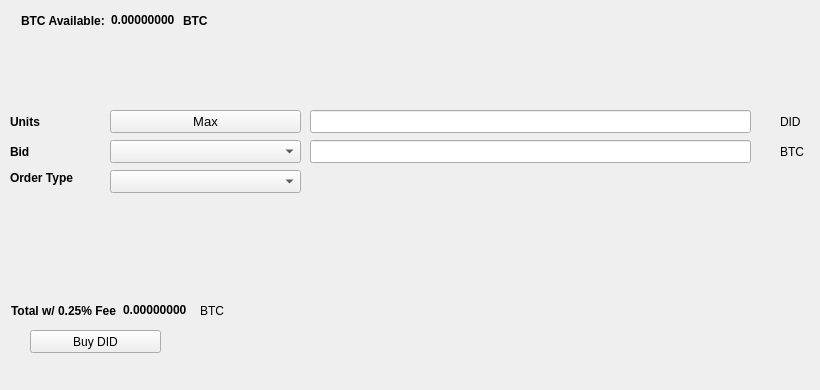
   <widget class="QWidget" name="BuyTab">
    <attribute name="title">
     <string>Buy</string>
    </attribute>
    <widget class="QPushButton" name="BuyDID">
     <property name="geometry">
      <rect>
       <x>30</x>
       <y>330</y>
       <width>131</width>
       <height>23</height>
      </rect>
     </property>
     <property name="text">
      <string>Buy DID</string>
     </property>
     <property name="icon">
      <iconset resource="../dirtydeeds.qrc">
       <normaloff>:/icons/bitcoin</normaloff>:/icons/bitcoin</iconset>
     </property>
    </widget>
    <widget class="QLabel" name="label_3">
     <property name="geometry">
      <rect>
       <x>10</x>
       <y>110</y>
       <width>46</width>
       <height>23</height>
      </rect>
     </property>
     <property name="font">
      <font>
       <weight>75</weight>
       <bold>true</bold>
      </font>
     </property>
     <property name="text">
      <string>Units</string>
     </property>
    </widget>
    <widget class="QLineEdit" name="UnitsInput">
     <property name="geometry">
      <rect>
       <x>310</x>
       <y>110</y>
       <width>441</width>
       <height>23</height>
      </rect>
     </property>
     <property name="font">
      <font>
       <pointsize>9</pointsize>
       <weight>75</weight>
       <bold>true</bold>
      </font>
     </property>
    </widget>
    <widget class="QLineEdit" name="BuyBidPriceEdit">
     <property name="geometry">
      <rect>
       <x>310</x>
       <y>140</y>
       <width>441</width>
       <height>23</height>
      </rect>
     </property>
     <property name="font">
      <font>
       <pointsize>9</pointsize>
       <weight>75</weight>
       <bold>true</bold>
      </font>
     </property>
    </widget>
    <widget class="QLabel" name="label_4">
     <property name="geometry">
      <rect>
       <x>780</x>
       <y>110</y>
       <width>31</width>
       <height>23</height>
      </rect>
     </property>
     <property name="text">
      <string>DID</string>
     </property>
    </widget>
    <widget class="QLabel" name="label_5">
     <property name="geometry">
      <rect>
       <x>780</x>
       <y>140</y>
       <width>31</width>
       <height>23</height>
      </rect>
     </property>
     <property name="text">
      <string>BTC</string>
     </property>
    </widget>
    <widget class="QLabel" name="label_6">
     <property name="geometry">
      <rect>
       <x>10</x>
       <y>140</y>
       <width>46</width>
       <height>23</height>
      </rect>
     </property>
     <property name="font">
      <font>
       <weight>75</weight>
       <bold>true</bold>
      </font>
     </property>
     <property name="text">
      <string>Bid</string>
     </property>
    </widget>
    <widget class="QLabel" name="label_7">
     <property name="geometry">
      <rect>
       <x>10</x>
       <y>170</y>
       <width>91</width>
       <height>16</height>
      </rect>
     </property>
     <property name="font">
      <font>
       <weight>75</weight>
       <bold>true</bold>
      </font>
     </property>
     <property name="text">
      <string>Order Type</string>
     </property>
    </widget>
    <widget class="QPushButton" name="Buy_Max_Amount">
     <property name="geometry">
      <rect>
       <x>110</x>
       <y>110</y>
       <width>191</width>
       <height>23</height>
      </rect>
     </property>
     <property name="font">
      <font>
       <pointsize>10</pointsize>
      </font>
     </property>
     <property name="text">
      <string>Max</string>
     </property>
    </widget>
    <widget class="QComboBox" name="BuyBidcomboBox">
     <property name="geometry">
      <rect>
       <x>110</x>
       <y>140</y>
       <width>191</width>
       <height>23</height>
      </rect>
     </property>
     <property name="font">
      <font>
       <pointsize>10</pointsize>
      </font>
     </property>
    </widget>
    <widget class="QComboBox" name="buyOrdertypeCombo">
     <property name="geometry">
      <rect>
       <x>110</x>
       <y>170</y>
       <width>191</width>
       <height>23</height>
      </rect>
     </property>
     <property name="font">
      <font>
       <pointsize>10</pointsize>
      </font>
     </property>
    </widget>
    <widget class="QWidget" name="layoutWidget1">
     <property name="geometry">
      <rect>
       <x>21</x>
       <y>11</y>
       <width>227</width>
       <height>19</height>
      </rect>
     </property>
     <layout class="QHBoxLayout" name="horizontalLayout_3">
      <item>
       <widget class="QLabel" name="label232">
        <property name="font">
         <font>
          <weight>75</weight>
          <bold>true</bold>
         </font>
        </property>
        <property name="text">
         <string>BTC Available:</string>
        </property>
       </widget>
      </item>
      <item>
       <widget class="QLabel" name="BtcAvailableLbl">
        <property name="palette">
         <palette>
          <active>
           <colorrole role="WindowText">
            <brush brushstyle="SolidPattern">
             <color alpha="255">
              <red>0</red>
              <green>0</green>
              <blue>0</blue>
             </color>
            </brush>
           </colorrole>
           <colorrole role="Button">
            <brush brushstyle="SolidPattern">
             <color alpha="255">
              <red>0</red>
              <green>170</green>
              <blue>0</blue>
             </color>
            </brush>
           </colorrole>
           <colorrole role="Light">
            <brush brushstyle="SolidPattern">
             <color alpha="255">
              <red>0</red>
              <green>255</green>
              <blue>0</blue>
             </color>
            </brush>
           </colorrole>
           <colorrole role="Midlight">
            <brush brushstyle="SolidPattern">
             <color alpha="255">
              <red>0</red>
              <green>212</green>
              <blue>0</blue>
             </color>
            </brush>
           </colorrole>
           <colorrole role="Dark">
            <brush brushstyle="SolidPattern">
             <color alpha="255">
              <red>0</red>
              <green>85</green>
              <blue>0</blue>
             </color>
            </brush>
           </colorrole>
           <colorrole role="Mid">
            <brush brushstyle="SolidPattern">
             <color alpha="255">
              <red>0</red>
              <green>113</green>
              <blue>0</blue>
             </color>
            </brush>
           </colorrole>
           <colorrole role="Text">
            <brush brushstyle="SolidPattern">
             <color alpha="255">
              <red>0</red>
              <green>170</green>
              <blue>0</blue>
             </color>
            </brush>
           </colorrole>
           <colorrole role="BrightText">
            <brush brushstyle="SolidPattern">
             <color alpha="255">
              <red>255</red>
              <green>255</green>
              <blue>255</blue>
             </color>
            </brush>
           </colorrole>
           <colorrole role="ButtonText">
            <brush brushstyle="SolidPattern">
             <color alpha="255">
              <red>0</red>
              <green>0</green>
              <blue>0</blue>
             </color>
            </brush>
           </colorrole>
           <colorrole role="Base">
            <brush brushstyle="SolidPattern">
             <color alpha="255">
              <red>255</red>
              <green>255</green>
              <blue>255</blue>
             </color>
            </brush>
           </colorrole>
           <colorrole role="Window">
            <brush brushstyle="SolidPattern">
             <color alpha="255">
              <red>0</red>
              <green>170</green>
              <blue>0</blue>
             </color>
            </brush>
           </colorrole>
           <colorrole role="Shadow">
            <brush brushstyle="SolidPattern">
             <color alpha="255">
              <red>0</red>
              <green>0</green>
              <blue>0</blue>
             </color>
            </brush>
           </colorrole>
           <colorrole role="AlternateBase">
            <brush brushstyle="SolidPattern">
             <color alpha="255">
              <red>127</red>
              <green>212</green>
              <blue>127</blue>
             </color>
            </brush>
           </colorrole>
           <colorrole role="ToolTipBase">
            <brush brushstyle="SolidPattern">
             <color alpha="255">
              <red>255</red>
              <green>255</green>
              <blue>220</blue>
             </color>
            </brush>
           </colorrole>
           <colorrole role="ToolTipText">
            <brush brushstyle="SolidPattern">
             <color alpha="255">
              <red>0</red>
              <green>0</green>
              <blue>0</blue>
             </color>
            </brush>
           </colorrole>
          </active>
          <inactive>
           <colorrole role="WindowText">
            <brush brushstyle="SolidPattern">
             <color alpha="255">
              <red>0</red>
              <green>0</green>
              <blue>0</blue>
             </color>
            </brush>
           </colorrole>
           <colorrole role="Button">
            <brush brushstyle="SolidPattern">
             <color alpha="255">
              <red>0</red>
              <green>170</green>
              <blue>0</blue>
             </color>
            </brush>
           </colorrole>
           <colorrole role="Light">
            <brush brushstyle="SolidPattern">
             <color alpha="255">
              <red>0</red>
              <green>255</green>
              <blue>0</blue>
             </color>
            </brush>
           </colorrole>
           <colorrole role="Midlight">
            <brush brushstyle="SolidPattern">
             <color alpha="255">
              <red>0</red>
              <green>212</green>
              <blue>0</blue>
             </color>
            </brush>
           </colorrole>
           <colorrole role="Dark">
            <brush brushstyle="SolidPattern">
             <color alpha="255">
              <red>0</red>
              <green>85</green>
              <blue>0</blue>
             </color>
            </brush>
           </colorrole>
           <colorrole role="Mid">
            <brush brushstyle="SolidPattern">
             <color alpha="255">
              <red>0</red>
              <green>113</green>
              <blue>0</blue>
             </color>
            </brush>
           </colorrole>
           <colorrole role="Text">
            <brush brushstyle="SolidPattern">
             <color alpha="255">
              <red>0</red>
              <green>170</green>
              <blue>0</blue>
             </color>
            </brush>
           </colorrole>
           <colorrole role="BrightText">
            <brush brushstyle="SolidPattern">
             <color alpha="255">
              <red>255</red>
              <green>255</green>
              <blue>255</blue>
             </color>
            </brush>
           </colorrole>
           <colorrole role="ButtonText">
            <brush brushstyle="SolidPattern">
             <color alpha="255">
              <red>0</red>
              <green>0</green>
              <blue>0</blue>
             </color>
            </brush>
           </colorrole>
           <colorrole role="Base">
            <brush brushstyle="SolidPattern">
             <color alpha="255">
              <red>255</red>
              <green>255</green>
              <blue>255</blue>
             </color>
            </brush>
           </colorrole>
           <colorrole role="Window">
            <brush brushstyle="SolidPattern">
             <color alpha="255">
              <red>0</red>
              <green>170</green>
              <blue>0</blue>
             </color>
            </brush>
           </colorrole>
           <colorrole role="Shadow">
            <brush brushstyle="SolidPattern">
             <color alpha="255">
              <red>0</red>
              <green>0</green>
              <blue>0</blue>
             </color>
            </brush>
           </colorrole>
           <colorrole role="AlternateBase">
            <brush brushstyle="SolidPattern">
             <color alpha="255">
              <red>127</red>
              <green>212</green>
              <blue>127</blue>
             </color>
            </brush>
           </colorrole>
           <colorrole role="ToolTipBase">
            <brush brushstyle="SolidPattern">
             <color alpha="255">
              <red>255</red>
              <green>255</green>
              <blue>220</blue>
             </color>
            </brush>
           </colorrole>
           <colorrole role="ToolTipText">
            <brush brushstyle="SolidPattern">
             <color alpha="255">
              <red>0</red>
              <green>0</green>
              <blue>0</blue>
             </color>
            </brush>
           </colorrole>
          </inactive>
          <disabled>
           <colorrole role="WindowText">
            <brush brushstyle="SolidPattern">
             <color alpha="255">
              <red>0</red>
              <green>85</green>
              <blue>0</blue>
             </color>
            </brush>
           </colorrole>
           <colorrole role="Button">
            <brush brushstyle="SolidPattern">
             <color alpha="255">
              <red>0</red>
              <green>170</green>
              <blue>0</blue>
             </color>
            </brush>
           </colorrole>
           <colorrole role="Light">
            <brush brushstyle="SolidPattern">
             <color alpha="255">
              <red>0</red>
              <green>255</green>
              <blue>0</blue>
             </color>
            </brush>
           </colorrole>
           <colorrole role="Midlight">
            <brush brushstyle="SolidPattern">
             <color alpha="255">
              <red>0</red>
              <green>212</green>
              <blue>0</blue>
             </color>
            </brush>
           </colorrole>
           <colorrole role="Dark">
            <brush brushstyle="SolidPattern">
             <color alpha="255">
              <red>0</red>
              <green>85</green>
              <blue>0</blue>
             </color>
            </brush>
           </colorrole>
           <colorrole role="Mid">
            <brush brushstyle="SolidPattern">
             <color alpha="255">
              <red>0</red>
              <green>113</green>
              <blue>0</blue>
             </color>
            </brush>
           </colorrole>
           <colorrole role="Text">
            <brush brushstyle="SolidPattern">
             <color alpha="255">
              <red>0</red>
              <green>85</green>
              <blue>0</blue>
             </color>
            </brush>
           </colorrole>
           <colorrole role="BrightText">
            <brush brushstyle="SolidPattern">
             <color alpha="255">
              <red>255</red>
              <green>255</green>
              <blue>255</blue>
             </color>
            </brush>
           </colorrole>
           <colorrole role="ButtonText">
            <brush brushstyle="SolidPattern">
             <color alpha="255">
              <red>0</red>
              <green>85</green>
              <blue>0</blue>
             </color>
            </brush>
           </colorrole>
           <colorrole role="Base">
            <brush brushstyle="SolidPattern">
             <color alpha="255">
              <red>0</red>
              <green>170</green>
              <blue>0</blue>
             </color>
            </brush>
           </colorrole>
           <colorrole role="Window">
            <brush brushstyle="SolidPattern">
             <color alpha="255">
              <red>0</red>
              <green>170</green>
              <blue>0</blue>
             </color>
            </brush>
           </colorrole>
           <colorrole role="Shadow">
            <brush brushstyle="SolidPattern">
             <color alpha="255">
              <red>0</red>
              <green>0</green>
              <blue>0</blue>
             </color>
            </brush>
           </colorrole>
           <colorrole role="AlternateBase">
            <brush brushstyle="SolidPattern">
             <color alpha="255">
              <red>0</red>
              <green>170</green>
              <blue>0</blue>
             </color>
            </brush>
           </colorrole>
           <colorrole role="ToolTipBase">
            <brush brushstyle="SolidPattern">
             <color alpha="255">
              <red>255</red>
              <green>255</green>
              <blue>220</blue>
             </color>
            </brush>
           </colorrole>
           <colorrole role="ToolTipText">
            <brush brushstyle="SolidPattern">
             <color alpha="255">
              <red>0</red>
              <green>0</green>
              <blue>0</blue>
             </color>
            </brush>
           </colorrole>
          </disabled>
         </palette>
        </property>
        <property name="font">
         <font>
          <weight>75</weight>
          <bold>true</bold>
         </font>
        </property>
        <property name="text">
         <string>0.00000000</string>
        </property>
        <property name="textInteractionFlags">
         <set>Qt::LinksAccessibleByMouse|Qt::TextSelectableByKeyboard|Qt::TextSelectableByMouse</set>
        </property>
       </widget>
      </item>
      <item>
       <widget class="QLabel" name="BtcAvailableLbl_2">
        <property name="font">
         <font>
          <weight>75</weight>
          <bold>true</bold>
         </font>
        </property>
        <property name="text">
         <string>BTC</string>
        </property>
       </widget>
      </item>
     </layout>
    </widget>
    <widget class="QWidget" name="layoutWidge2">
     <property name="geometry">
      <rect>
       <x>11</x>
       <y>301</y>
       <width>259</width>
       <height>19</height>
      </rect>
     </property>
     <layout class="QHBoxLayout" name="horizontalLayout_4">
      <item>
       <widget class="QLabel" name="label_9">
        <property name="font">
         <font>
          <weight>75</weight>
          <bold>true</bold>
         </font>
        </property>
        <property name="text">
         <string>Total w/ 0.25% Fee</string>
        </property>
       </widget>
      </item>
      <item>
       <widget class="QLabel" name="BuyCostLabel">
        <property name="palette">
         <palette>
          <active>
           <colorrole role="WindowText">
            <brush brushstyle="SolidPattern">
             <color alpha="255">
              <red>0</red>
              <green>0</green>
              <blue>0</blue>
             </color>
            </brush>
           </colorrole>
           <colorrole role="Button">
            <brush brushstyle="SolidPattern">
             <color alpha="255">
              <red>0</red>
              <green>170</green>
              <blue>0</blue>
             </color>
            </brush>
           </colorrole>
           <colorrole role="Light">
            <brush brushstyle="SolidPattern">
             <color alpha="255">
              <red>0</red>
              <green>255</green>
              <blue>0</blue>
             </color>
            </brush>
           </colorrole>
           <colorrole role="Midlight">
            <brush brushstyle="SolidPattern">
             <color alpha="255">
              <red>0</red>
              <green>212</green>
              <blue>0</blue>
             </color>
            </brush>
           </colorrole>
           <colorrole role="Dark">
            <brush brushstyle="SolidPattern">
             <color alpha="255">
              <red>0</red>
              <green>85</green>
              <blue>0</blue>
             </color>
            </brush>
           </colorrole>
           <colorrole role="Mid">
            <brush brushstyle="SolidPattern">
             <color alpha="255">
              <red>0</red>
              <green>113</green>
              <blue>0</blue>
             </color>
            </brush>
           </colorrole>
           <colorrole role="Text">
            <brush brushstyle="SolidPattern">
             <color alpha="255">
              <red>0</red>
              <green>170</green>
              <blue>0</blue>
             </color>
            </brush>
           </colorrole>
           <colorrole role="BrightText">
            <brush brushstyle="SolidPattern">
             <color alpha="255">
              <red>255</red>
              <green>255</green>
              <blue>255</blue>
             </color>
            </brush>
           </colorrole>
           <colorrole role="ButtonText">
            <brush brushstyle="SolidPattern">
             <color alpha="255">
              <red>0</red>
              <green>0</green>
              <blue>0</blue>
             </color>
            </brush>
           </colorrole>
           <colorrole role="Base">
            <brush brushstyle="SolidPattern">
             <color alpha="255">
              <red>255</red>
              <green>255</green>
              <blue>255</blue>
             </color>
            </brush>
           </colorrole>
           <colorrole role="Window">
            <brush brushstyle="SolidPattern">
             <color alpha="255">
              <red>0</red>
              <green>170</green>
              <blue>0</blue>
             </color>
            </brush>
           </colorrole>
           <colorrole role="Shadow">
            <brush brushstyle="SolidPattern">
             <color alpha="255">
              <red>0</red>
              <green>0</green>
              <blue>0</blue>
             </color>
            </brush>
           </colorrole>
           <colorrole role="AlternateBase">
            <brush brushstyle="SolidPattern">
             <color alpha="255">
              <red>127</red>
              <green>212</green>
              <blue>127</blue>
             </color>
            </brush>
           </colorrole>
           <colorrole role="ToolTipBase">
            <brush brushstyle="SolidPattern">
             <color alpha="255">
              <red>255</red>
              <green>255</green>
              <blue>220</blue>
             </color>
            </brush>
           </colorrole>
           <colorrole role="ToolTipText">
            <brush brushstyle="SolidPattern">
             <color alpha="255">
              <red>0</red>
              <green>0</green>
              <blue>0</blue>
             </color>
            </brush>
           </colorrole>
          </active>
          <inactive>
           <colorrole role="WindowText">
            <brush brushstyle="SolidPattern">
             <color alpha="255">
              <red>0</red>
              <green>0</green>
              <blue>0</blue>
             </color>
            </brush>
           </colorrole>
           <colorrole role="Button">
            <brush brushstyle="SolidPattern">
             <color alpha="255">
              <red>0</red>
              <green>170</green>
              <blue>0</blue>
             </color>
            </brush>
           </colorrole>
           <colorrole role="Light">
            <brush brushstyle="SolidPattern">
             <color alpha="255">
              <red>0</red>
              <green>255</green>
              <blue>0</blue>
             </color>
            </brush>
           </colorrole>
           <colorrole role="Midlight">
            <brush brushstyle="SolidPattern">
             <color alpha="255">
              <red>0</red>
              <green>212</green>
              <blue>0</blue>
             </color>
            </brush>
           </colorrole>
           <colorrole role="Dark">
            <brush brushstyle="SolidPattern">
             <color alpha="255">
              <red>0</red>
              <green>85</green>
              <blue>0</blue>
             </color>
            </brush>
           </colorrole>
           <colorrole role="Mid">
            <brush brushstyle="SolidPattern">
             <color alpha="255">
              <red>0</red>
              <green>113</green>
              <blue>0</blue>
             </color>
            </brush>
           </colorrole>
           <colorrole role="Text">
            <brush brushstyle="SolidPattern">
             <color alpha="255">
              <red>0</red>
              <green>170</green>
              <blue>0</blue>
             </color>
            </brush>
           </colorrole>
           <colorrole role="BrightText">
            <brush brushstyle="SolidPattern">
             <color alpha="255">
              <red>255</red>
              <green>255</green>
              <blue>255</blue>
             </color>
            </brush>
           </colorrole>
           <colorrole role="ButtonText">
            <brush brushstyle="SolidPattern">
             <color alpha="255">
              <red>0</red>
              <green>0</green>
              <blue>0</blue>
             </color>
            </brush>
           </colorrole>
           <colorrole role="Base">
            <brush brushstyle="SolidPattern">
             <color alpha="255">
              <red>255</red>
              <green>255</green>
              <blue>255</blue>
             </color>
            </brush>
           </colorrole>
           <colorrole role="Window">
            <brush brushstyle="SolidPattern">
             <color alpha="255">
              <red>0</red>
              <green>170</green>
              <blue>0</blue>
             </color>
            </brush>
           </colorrole>
           <colorrole role="Shadow">
            <brush brushstyle="SolidPattern">
             <color alpha="255">
              <red>0</red>
              <green>0</green>
              <blue>0</blue>
             </color>
            </brush>
           </colorrole>
           <colorrole role="AlternateBase">
            <brush brushstyle="SolidPattern">
             <color alpha="255">
              <red>127</red>
              <green>212</green>
              <blue>127</blue>
             </color>
            </brush>
           </colorrole>
           <colorrole role="ToolTipBase">
            <brush brushstyle="SolidPattern">
             <color alpha="255">
              <red>255</red>
              <green>255</green>
              <blue>220</blue>
             </color>
            </brush>
           </colorrole>
           <colorrole role="ToolTipText">
            <brush brushstyle="SolidPattern">
             <color alpha="255">
              <red>0</red>
              <green>0</green>
              <blue>0</blue>
             </color>
            </brush>
           </colorrole>
          </inactive>
          <disabled>
           <colorrole role="WindowText">
            <brush brushstyle="SolidPattern">
             <color alpha="255">
              <red>0</red>
              <green>85</green>
              <blue>0</blue>
             </color>
            </brush>
           </colorrole>
           <colorrole role="Button">
            <brush brushstyle="SolidPattern">
             <color alpha="255">
              <red>0</red>
              <green>170</green>
              <blue>0</blue>
             </color>
            </brush>
           </colorrole>
           <colorrole role="Light">
            <brush brushstyle="SolidPattern">
             <color alpha="255">
              <red>0</red>
              <green>255</green>
              <blue>0</blue>
             </color>
            </brush>
           </colorrole>
           <colorrole role="Midlight">
            <brush brushstyle="SolidPattern">
             <color alpha="255">
              <red>0</red>
              <green>212</green>
              <blue>0</blue>
             </color>
            </brush>
           </colorrole>
           <colorrole role="Dark">
            <brush brushstyle="SolidPattern">
             <color alpha="255">
              <red>0</red>
              <green>85</green>
              <blue>0</blue>
             </color>
            </brush>
           </colorrole>
           <colorrole role="Mid">
            <brush brushstyle="SolidPattern">
             <color alpha="255">
              <red>0</red>
              <green>113</green>
              <blue>0</blue>
             </color>
            </brush>
           </colorrole>
           <colorrole role="Text">
            <brush brushstyle="SolidPattern">
             <color alpha="255">
              <red>0</red>
              <green>85</green>
              <blue>0</blue>
             </color>
            </brush>
           </colorrole>
           <colorrole role="BrightText">
            <brush brushstyle="SolidPattern">
             <color alpha="255">
              <red>255</red>
              <green>255</green>
              <blue>255</blue>
             </color>
            </brush>
           </colorrole>
           <colorrole role="ButtonText">
            <brush brushstyle="SolidPattern">
             <color alpha="255">
              <red>0</red>
              <green>85</green>
              <blue>0</blue>
             </color>
            </brush>
           </colorrole>
           <colorrole role="Base">
            <brush brushstyle="SolidPattern">
             <color alpha="255">
              <red>0</red>
              <green>170</green>
              <blue>0</blue>
             </color>
            </brush>
           </colorrole>
           <colorrole role="Window">
            <brush brushstyle="SolidPattern">
             <color alpha="255">
              <red>0</red>
              <green>170</green>
              <blue>0</blue>
             </color>
            </brush>
           </colorrole>
           <colorrole role="Shadow">
            <brush brushstyle="SolidPattern">
             <color alpha="255">
              <red>0</red>
              <green>0</green>
              <blue>0</blue>
             </color>
            </brush>
           </colorrole>
           <colorrole role="AlternateBase">
            <brush brushstyle="SolidPattern">
             <color alpha="255">
              <red>0</red>
              <green>170</green>
              <blue>0</blue>
             </color>
            </brush>
           </colorrole>
           <colorrole role="ToolTipBase">
            <brush brushstyle="SolidPattern">
             <color alpha="255">
              <red>255</red>
              <green>255</green>
              <blue>220</blue>
             </color>
            </brush>
           </colorrole>
           <colorrole role="ToolTipText">
            <brush brushstyle="SolidPattern">
             <color alpha="255">
              <red>0</red>
              <green>0</green>
              <blue>0</blue>
             </color>
            </brush>
           </colorrole>
          </disabled>
         </palette>
        </property>
        <property name="font">
         <font>
          <weight>75</weight>
          <bold>true</bold>
         </font>
        </property>
        <property name="autoFillBackground">
         <bool>false</bool>
        </property>
        <property name="text">
         <string>0.00000000</string>
        </property>
        <property name="textInteractionFlags">
         <set>Qt::LinksAccessibleByMouse|Qt::TextSelectableByMouse</set>
        </property>
       </widget>
      </item>
      <item>
       <widget class="QLabel" name="label_10">
        <property name="font">
         <font>
          <weight>50</weight>
          <bold>false</bold>
         </font>
        </property>
        <property name="text">
         <string>BTC</string>
        </property>
       </widget>
      </item>
     </layout>
    </widget>
    <widget class="QLabel" name="label_24">
     <property name="geometry">
      <rect>
       <x>460</x>
       <y>300</y>
       <width>281</width>
       <height>81</height>
      </rect>
     </property>
     <property name="text">
      <string/>
     </property>
     <property name="pixmap">
      <pixmap>:/images/bittrex</pixmap>
     </property>
    </widget>
   </widget>
